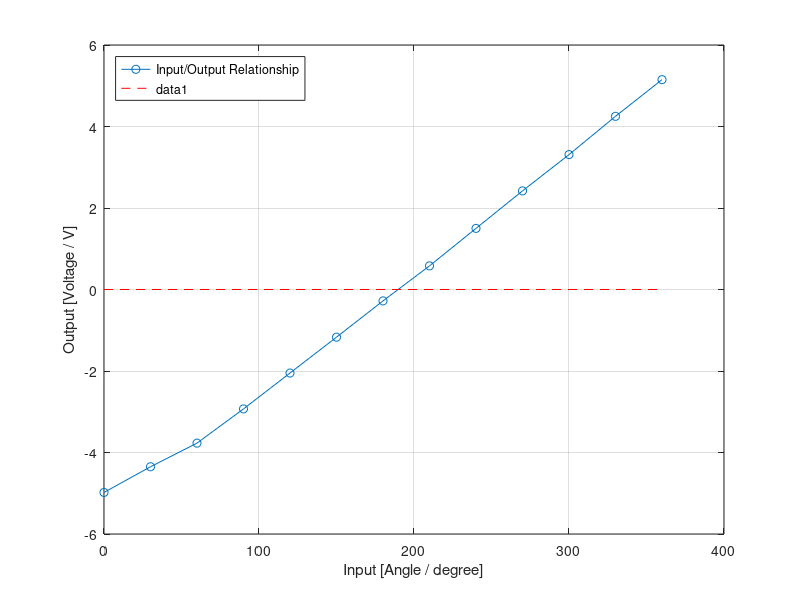

This chart was generated by the following MATLAB code:
% exp-03 plotter;
% author: Nedal Abdullah;

clear; clc;

% Reading from Experiment;
% Tables %
output_voltage = [-4.98, -4.35, -3.77, -2.93, -2.05, -1.17, -0.28, 0.58, 1.50, 2.42, 3.31, 4.25, 5.15];
input_angles = [0, 30, 60, 90, 120, 150, 180, 210, 240, 270, 300, 330, 360];
input_angles_radian = deg2rad(input_angles);






% plot all the readings;
% plot(input_voltage, output_load_0_speed, "-o", input_voltage, output_load_1_speed, "-o", input_voltage, output_load_2_speed, "-o", input_voltage, average_load_speed, "-o");
% legend("Disturbance = 0", "Disturbance = 1", "Disturbance = 2", "Average");
% legend("Location", "north");
% xlabel("Input [Voltage / V]");
% ylabel("Output [Speed / RPM]");

% plot the average reading;
% plot(input_voltage, average_load_speed, "-o");
% legend("Average Speed");

% plot the response to disturbance;
plot(input_angles, output_voltage, "-o");
legend("Input/Output Relationship");
legend("Location", "northwest");
xlabel("Input [Angle / degree]");
ylabel("Output [Voltage / V]");

hold on;

line([min(input_angles), max(input_angles)], [0, 0], 'Color', 'r', 'LineStyle', '--');

% polar plot;
% output_voltage = output_voltage;
% polarplot(input_angles_radian, output_voltage, "o-");


% draw the saturation and dead zone areas;
% hold on;
% area(saturation_area_x, saturation_area_y, "FaceAlpha", 0.1, "FaceColor", "g", "DisplayName", "Saturation Area");
% area(dead_zone_area_x, dead_zone_area_y, "FaceAlpha", 0.1, "FaceColor", "r", "DisplayName", "Dead-Zone Area");
% hold off;
% 
% 
% 
% 

grid on;
